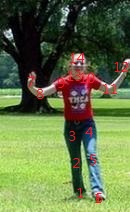
//> input picture test/im0001.jpg, 130 x 212 px
$ ./main   (built with g++ and OpenCV 4)
//> lines starting //> are read from the running program, lines starting //| are printed output that depends on the picture; after the words box and inside, x2 and y2 are one past the last pixel; in counts of white or black regions, pixels touching at a corner belong together
#include "opencv2/highgui/highgui.hpp"
#include "opencv2/imgproc/imgproc.hpp"
#include <iostream>
#include <stdio.h>
#include <stdlib.h>

using namespace cv;
using namespace std;

Mat src; Mat src_gray;
int thresh = 100;
int max_thresh = 255;
RNG rng(12345);

/// Function header
void thresh_callback(int, void*);

/** @function main */
int main(int argc, char** argv)
{
	/// Load source image and convert it to gray
	src = imread("im0001.jpg", 1);
//> src is the input picture: 212 rows x 130 cols, CV_8UC3; mean B, G, R 70.5, 115.4, 99.7

	/// Convert image to gray and blur it
	cvtColor(src, src_gray, CV_BGR2GRAY);
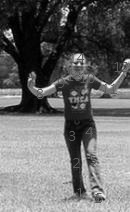
//> src_gray: 212 rows x 130 cols, CV_8UC1; min 0, max 254, mean 105.6
	blur(src_gray, src_gray, Size(3, 3));
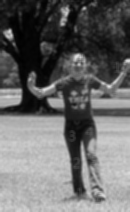
//> src_gray: 212 rows x 130 cols, CV_8UC1; min 0, max 225, mean 105.6

	/// Create Window
	char* source_window = "Source";
	namedWindow(source_window, CV_WINDOW_AUTOSIZE);
	imshow(source_window, src);

	createTrackbar(" Canny thresh:", "Source", &thresh, max_thresh, thresh_callback);
	thresh_callback(0, 0);

	waitKey(0);
	return(0);
}

/** @function thresh_callback */
void thresh_callback(int, void*)
{
	Mat canny_output;
	vector<vector<Point> > contours;
	vector<Vec4i> hierarchy;

	/// Detect edges using canny
	Canny(src_gray, canny_output, thresh, thresh * 2, 3);
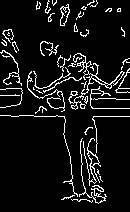
//> canny_output: 212 rows x 130 cols, CV_8UC1; 8.4% white in thin lines or dots
	/// Find contours
	findContours(canny_output, contours, hierarchy, CV_RETR_TREE, CV_CHAIN_APPROX_SIMPLE, Point(0, 0));
//> contours = 72 contours, 62 with area under 20; largest, box (x1, y1, x2, y2) and area: (68, 53, 125, 110) 272, (60, 4, 70, 26) 114, (83, 138, 101, 186) 106, (60, 7, 70, 26) 92, (87, 151, 100, 167) 76

	/// Draw contours
	Mat drawing = Mat::zeros(canny_output.size(), CV_8UC3);
	for (int i = 0; i < contours.size(); i++)
	{
		Scalar color = Scalar(rng.uniform(0, 255), rng.uniform(0, 255), rng.uniform(0, 255));
		drawContours(drawing, contours, i, color, 2, 8, hierarchy, 0, Point());
	}
//> this loop made 72 passes
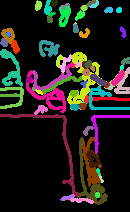
//> drawing: 212 rows x 130 cols, CV_8UC3; mean B, G, R 26.1, 30.7, 34.1

	/// Show in a window
	namedWindow("Contours", CV_WINDOW_AUTOSIZE);
	imshow("Contours", drawing);
}
